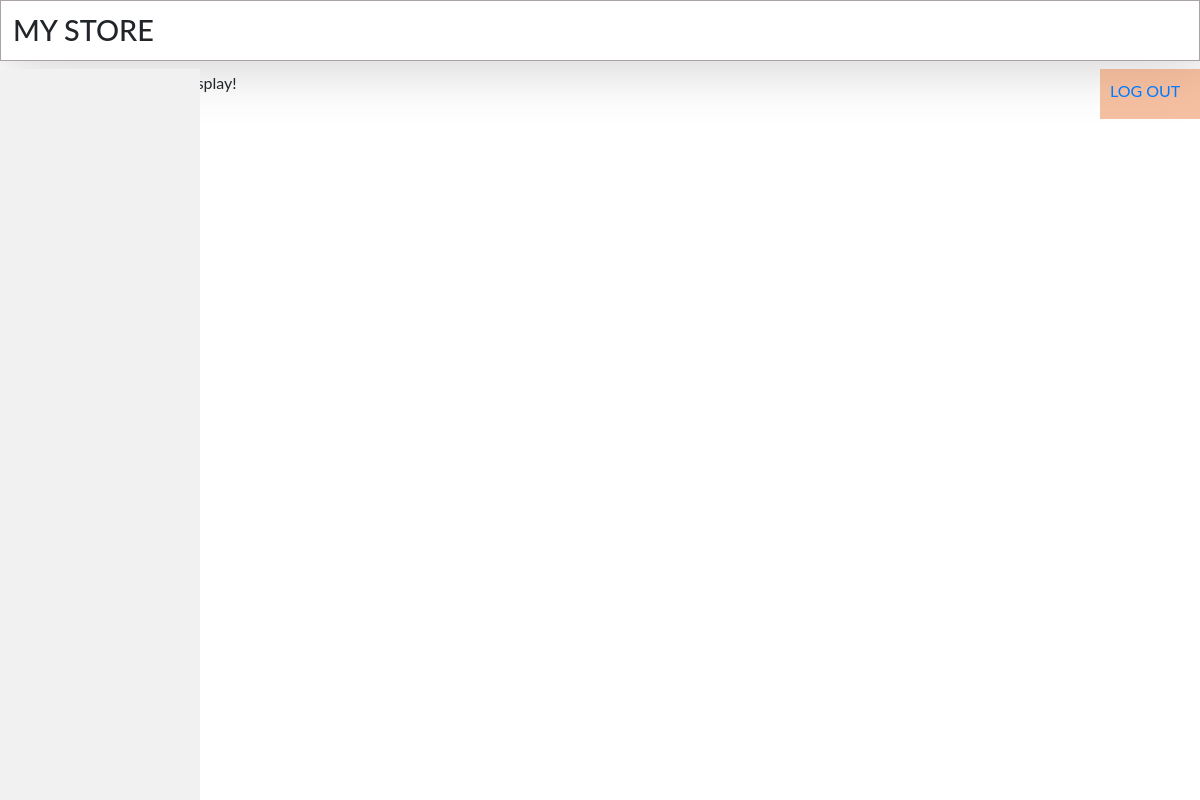
Page /employee_list.php on the earlier database version.
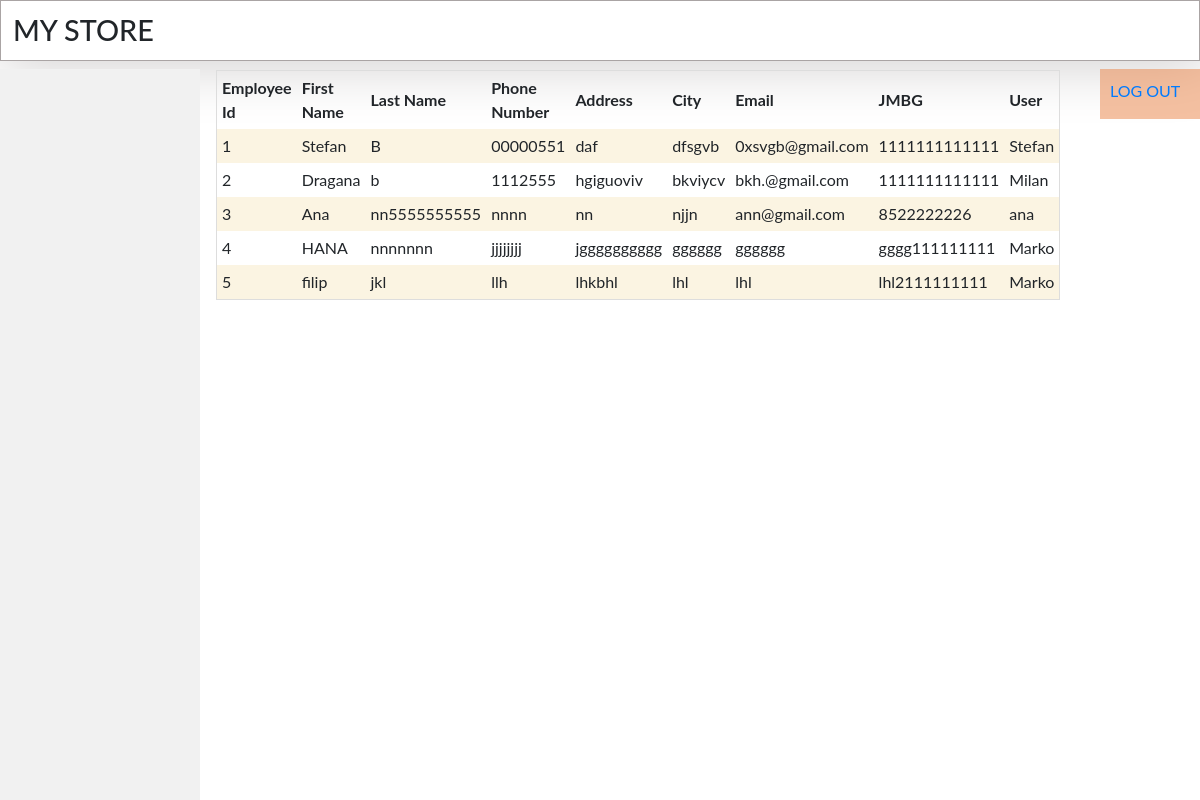
Same page on the later database version.
### tables this page shows
CREATE TABLE `employee` (
  `EmployeeId` int(11) NOT NULL,
  `FirstName` varchar(50) DEFAULT NULL,
  `LastName` varchar(50) DEFAULT NULL,
  `PhoneNumber` varchar(50) DEFAULT NULL,
  `Address` varchar(100) DEFAULT NULL,
  `City` varchar(50) DEFAULT NULL,
  `Email` varchar(100) DEFAULT NULL,
  `JMBG` char(13) DEFAULT NULL,
  `UserId` int(11) DEFAULT NULL
);

CREATE TABLE `user` (
  `UserId` int(11) NOT NULL,
  `UserName` varchar(50) DEFAULT NULL,
  `Password` varchar(60) DEFAULT NULL,
  `RoleId` int(11) DEFAULT NULL,
  `NewPassword` tinyint(1) NOT NULL DEFAULT 0
);

### employee_list.php (the view, shortened to what this page needs)
<!DOCTYPE html>
<html>
<head>
  <?php include("includes/head-tag-contents.php"); ?>
</head>
<body>
  <?php include("includes/design-top.php"); ?>
  <?php include("includes/navigation.php"); ?>
  <div class="content">
    <?php
    $db = OpenCon();
    $sql =
      "SELECT * FROM `employee` as e LEFT JOIN user as u ON u.UserId = e.UserId;";
    $result = $db->query($sql);
    if ($result->num_rows > 0) {
    ?>
    <div class="table-cont">
      <table>
        <th>Employee Id</th>
        <th>First Name</th>
        <th>Last Name</th>
        <th>Phone Number</th>
        <th>Address</th>
        <th>City</th>
        <th>Email</th>
        <th>JMBG</th>
        <th>User</th>
        <?php
        while ($row = $result->fetch_assoc()) {
          echo "<tr>";
          echo "<td>" . $row['EmployeeId'] . "</td>";
          echo "<td>" . $row['FirstName'] . "</td>";
          echo "<td>" . $row['LastName'] . "</td>";
          echo "<td>" . $row['PhoneNumber'] . "</td>";
          echo "<td>" . $row['Address'] . "</td>";
          echo "<td>" . $row['City'] . "</td>";
          echo "<td>" . $row['Email'] . "</td>";
          echo "<td>" . $row['JMBG'] . "</td>";
          echo "<td>" . $row['UserName'] . "</td>";
        ?>
      <?php
          echo "</tr>";
        }
      }
      ?>
      </table>
       <div class="logout">
    <a href="logout.php">LOG OUT</a>
  </div>
    </div>
      <?php
      if ($result->num_rows == 0) {
        echo "There are no employee to display!";
      }
      ?>
  </div>
  <?php include("includes/footer.php"); ?>
</body>
</html>

### includes/head-tag-contents.php (shortened to what this page needs)
<link rel="stylesheet" type="text/css" href="https://maxcdn.bootstrapcdn.com/bootstrap/4.0.0/css/bootstrap.min.css">
<link rel="stylesheet" type="text/css" href="style/style.css">

### includes/design-top.php
<div class="title-conteiner" id="tit">
	<h1>MY STORE</h1>
</div>

### includes/navigation.php (shortened to what this page needs)
<div class="sidebar">
</div>

### includes/footer.php (shortened to what this page needs)
<div class="footer">
</div>

### style/style.css (style rules this page uses)
body { margin: 0; padding: 0; font-family: "Lato", sans-serif; }
.sidebar { margin: 0; padding: 0; width: 200px; background-color: #f1f1f1; position: fixed; height: 100%; overflow: auto; }
div.content { margin-left: 200px; padding: 1px 16px; height: 85%; position: relative; }
div.table-cont { overflow-x: auto; }
table { border-collapse: collapse; border-spacing: 0; width: 80%; border: 1px solid #ddd; }
th, td { text-align: left; padding: 5px; }
tr:nth-child(even) { background-color: hwb(44 86% 2% / 0.788) }
div.logout { position: absolute; top: 0px; right: 0px; background-color: #e97d3e7c; color: white; height: 50px; width: 100px; padding: 10px; }
.title-conteiner { display: flex; margin: auto; height: 15%; width: 100%; }
.title-conteiner h1 { border: rgb(170, 164, 164) solid 1px; box-shadow: 5px 0px 59px 6px rgb(211 208 208); width: 100%; font-size: 1.8rem; padding: 1%; padding-left: 0.5; }

Differences in the rows shown:
added employee: EmployeeId "1", FirstName "Stefan", LastName "B", PhoneNumber "00000551", Address "daf", City "dfsgvb", Email "0xsvgb@gmail.com", JMBG "1111111111111", UserId.UserName "Stefan"
added employee: EmployeeId "2", FirstName "Dragana", LastName "b", PhoneNumber "1112555", Address "hgiguoviv", City "bkviycv", Email "bkh.@gmail.com", JMBG "1111111111111", UserId.UserName "Milan"
added employee: EmployeeId "3", FirstName "Ana", LastName "nn5555555555", PhoneNumber "nnnn", Address "nn", City "njjn", Email "ann@gmail.com", JMBG "8522222226", UserId.UserName "ana"
added employee: EmployeeId "4", FirstName "HANA", LastName "nnnnnnn", PhoneNumber "jjjjjjjj", Address "jgggggggggg", City "gggggg", Email "gggggg", JMBG "gggg111111111", UserId.UserName "Marko"
added employee: EmployeeId "5", FirstName "filip", LastName "jkl", PhoneNumber "llh", Address "lhkbhl", City "lhl", Email "lhl", JMBG "lhl2111111111", UserId.UserName "Marko"
Other differences:
text no longer shown: "There are no employee to display!"
text now shown: "Employee Id First Name Last Name Phone Number Address City Email JMBG User"
